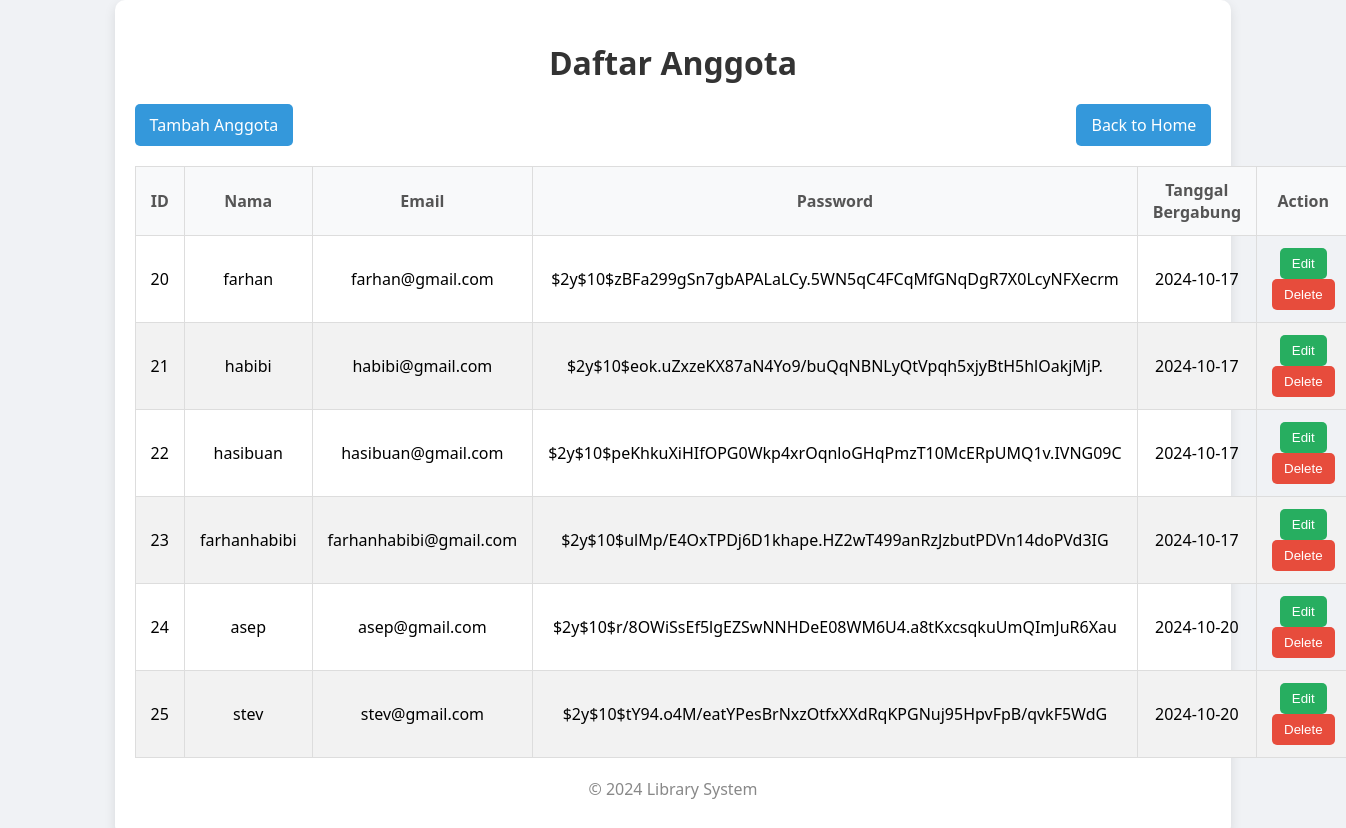
The app's page /backend/anggota_list.php with its own data.
### tables this page shows
CREATE TABLE `anggota` (
  `anggota_id` int(11) NOT NULL,
  `nama` varchar(100) DEFAULT NULL,
  `email` varchar(100) DEFAULT NULL,
  `tgl_bergabung` date NOT NULL,
  `password` varchar(255) DEFAULT NULL
);

### backend/anggota.php (called while the page is built, shortened)
<?php
class anggota {
    public function getAllAnggota($koneksi){
        return $koneksi->query("SELECT * FROM anggota");
    }
}
?>

### backend/anggota_list.php (the view, shortened to what this page needs)
<?php
    include "koneksi.php";
    include "anggota.php";
    $anggotaModel = new Anggota();
    $anggota = $anggotaModel->getAllAnggota($koneksi);
?>
<!DOCTYPE html>
<html lang="en">
<head>
</head>
<body>
    <div class="container">
        <h1>Daftar Anggota</h1>
        <div class="actions">
            <a href="anggota_form.php">Tambah Anggota</a>
            <a href="welcome.php">Back to Home</a>
        </div>
        <table>
            <thead>
                <tr>
                    <th>ID</th>
                    <th>Nama</th>
                    <th>Email</th>
                    <th>Password</th>
                    <th>Tanggal Bergabung</th>
                    <th>Action</th>
                </tr>
            </thead>
            <tbody>
                <?php while ($row = $anggota->fetch_assoc()): ?>
                    <tr>
                        <td><?php echo $row['anggota_id']; ?></td>
                        <td><?php echo $row['nama']; ?></td>
                        <td><?php echo $row['email']; ?></td>
                        <td><?php echo $row['password']; ?></td>
                        <td><?php echo $row['tgl_bergabung']; ?></td>
                        <td>
                            <form action="anggota_edit.php" method="GET" style="display:inline;">
                                <button type="submit">Edit</button>
                            </form>
                            <form action="anggota_controller.php" method="post" onsubmit="return confirm('Apakah Anda yakin ingin menghapus anggota ini?')" style="display:inline;">
                                <button type="submit" class="delete">Delete</button>
                            </form>
                        </td>
                    </tr>
                <?php endwhile; ?>
            </tbody>
        </table>
        <footer>
            <p>&copy; 2024 Library System</p>
        </footer>
    </div>
</body>
</html>

### backend/anggota_list.php (style rules this page uses)
body { font-family: 'Segoe UI', Tahoma, Geneva, Verdana, sans-serif; background-color: #f0f2f5; margin: 0; padding: 0; display: flex; justify-content: center; align-items: center; min-height: 100vh; }
.container { width: 80%; background-color: #fff; padding: 20px; border-radius: 10px; box-shadow: 0px 4px 12px rgba(0, 0, 0, 0.1); }
h1 { text-align: center; color: #333; margin-bottom: 20px; }
.actions { display: flex; justify-content: space-between; margin-bottom: 20px; }
.actions a { background-color: #3498db; color: #fff; padding: 10px 15px; border-radius: 5px; text-decoration: none; transition: background-color 0.3s; }
table { width: 100%; border-collapse: collapse; margin-bottom: 20px; }
table th, table td { padding: 12px 15px; border: 1px solid #ddd; text-align: center; }
table th { background-color: #f8f9fa; font-weight: bold; color: #555; }
table tr:nth-child(even) { background-color: #f2f2f2; }
button { padding: 8px 12px; background-color: #27ae60; color: white; border: none; border-radius: 5px; cursor: pointer; transition: background-color 0.3s; }
.delete { background-color: #e74c3c; }
footer { text-align: center; margin-top: 20px; color: #888; }

### records on screen
anggota: anggota_id "20", nama "farhan", email "farhan@gmail.com", password "$2y$10$zBFa299gSn7gbAPALaLCy.5WN5qC4FCqMfGNqDgR7X0LcyNFXecrm", tgl_bergabung "2024-10-17"
anggota: anggota_id "21", nama "habibi", email "habibi@gmail.com", password "$2y$10$eok.uZxzeKX87aN4Yo9/buQqNBNLyQtVpqh5xjyBtH5hlOakjMjP.", tgl_bergabung "2024-10-17"
anggota: anggota_id "22", nama "hasibuan", email "hasibuan@gmail.com", password "$2y$10$peKhkuXiHIfOPG0Wkp4xrOqnloGHqPmzT10McERpUMQ1v.IVNG09C", tgl_bergabung "2024-10-17"
anggota: anggota_id "23", nama "farhanhabibi", email "farhanhabibi@gmail.com", password "$2y$10$ulMp/E4OxTPDj6D1khape.HZ2wT499anRzJzbutPDVn14doPVd3IG", tgl_bergabung "2024-10-17"
anggota: anggota_id "24", nama "asep", email "asep@gmail.com", password "$2y$10$r/8OWiSsEf5lgEZSwNNHDeE08WM6U4.a8tKxcsqkuUmQImJuR6Xau", tgl_bergabung "2024-10-20"
anggota: anggota_id "25", nama "stev", email "stev@gmail.com", password "$2y$10$tY94.o4M/eatYPesBrNxzOtfxXXdRqKPGNuj95HpvFpB/qvkF5WdG", tgl_bergabung "2024-10-20"
